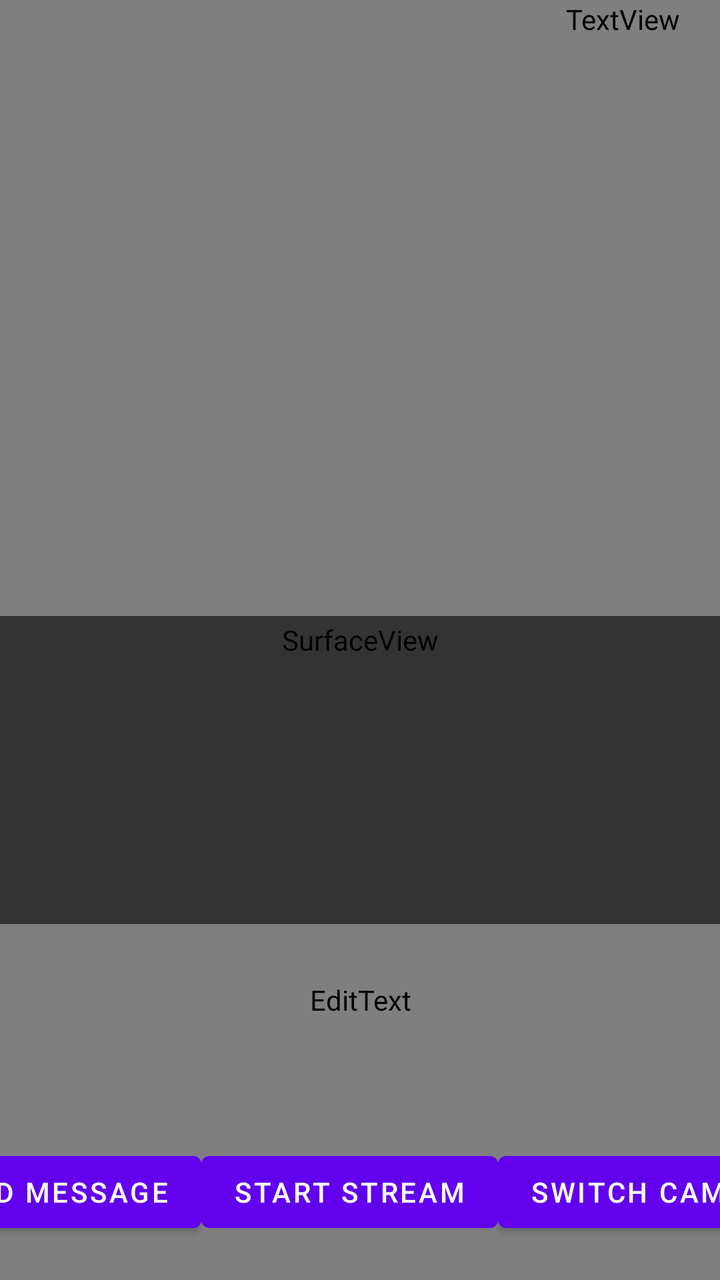
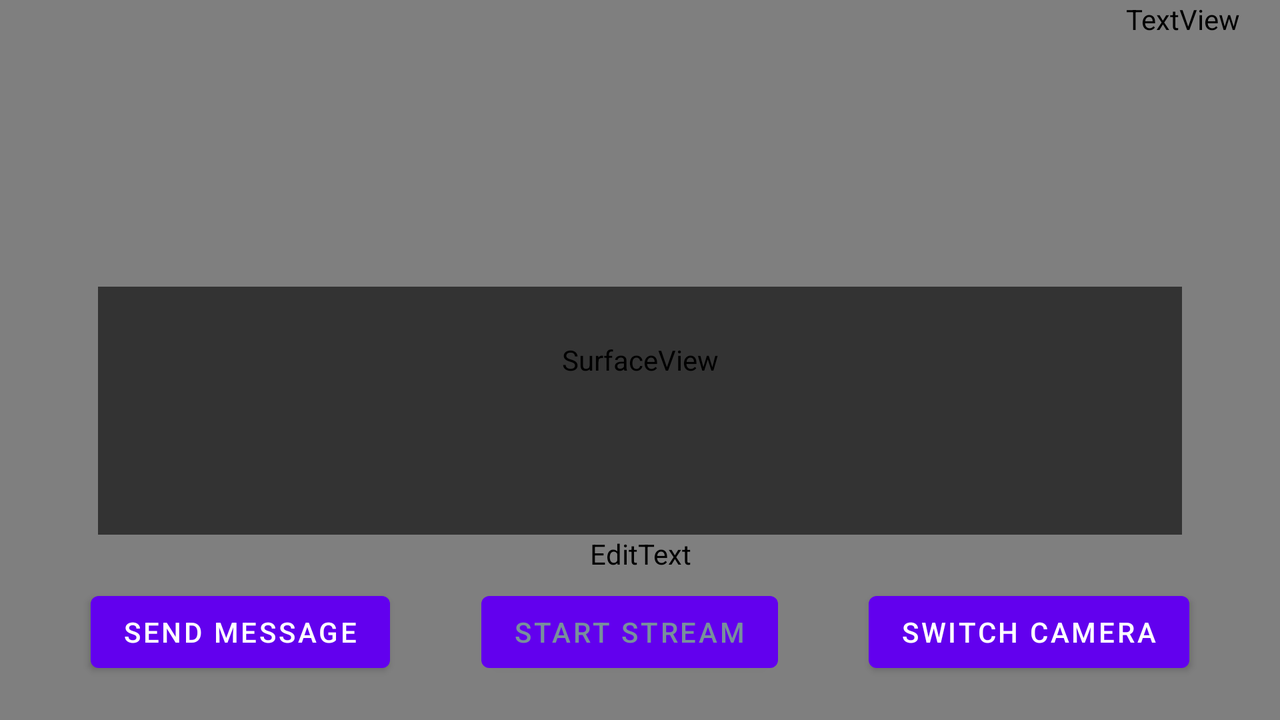

One screen, two layout resources from the same app: the default and the repository's alternative for another configuration. Each is rendered where Android would select it; the XML of both is given below.
<!-- AndroidManifest.xml: application theme AppTheme -->
<!-- res/layout/activity_custom.xml -->
<?xml version="1.0" encoding="utf-8"?>
<androidx.drawerlayout.widget.DrawerLayout xmlns:android="http://schemas.android.com/apk/res/android"
    xmlns:tools="http://schemas.android.com/tools"
    xmlns:app="http://schemas.android.com/apk/res-auto"
    android:layout_width="match_parent"
    android:layout_height="match_parent"
    tools:openDrawer="start"
    android:id="@+id/activity_custom"
    >

  <androidx.constraintlayout.widget.ConstraintLayout
      android:layout_width="match_parent"
      android:layout_height="match_parent"
      >

    <SurfaceView
        android:id="@+id/surfaceView"
        android:layout_width="match_parent"
        android:layout_height="match_parent"
        tools:layout_editor_absoluteX="-189dp"
        tools:layout_editor_absoluteY="-16dp" />

    <EditText
        android:id="@+id/send_text_message"
        android:layout_width="match_parent"
        android:layout_height="wrap_content"
        android:layout_margin="20dp"
        android:gravity="center"
        android:inputType="textUri"
        android:minHeight="48dp"
        android:textColor="@color/appColor"
        android:textColorHint="@color/appColor"
        app:layout_constraintBottom_toTopOf="@+id/b_start_stop"
        app:layout_constraintTop_toTopOf="parent"
        app:layout_constraintVertical_bias="0.972"
        tools:layout_editor_absoluteX="15dp" />

    <ScrollView
        android:id="@+id/chat_scrollview"
        android:layout_width="370dp"
        android:layout_height="154dp"
        android:background="#99000000"
        app:layout_constraintBottom_toTopOf="@+id/send_text_message"
        app:layout_constraintEnd_toEndOf="parent"
        app:layout_constraintHorizontal_bias="0.39"
        app:layout_constraintStart_toStartOf="parent"
        app:layout_constraintTop_toTopOf="@+id/surfaceView"
        app:layout_constraintVertical_bias="0.916">

      <LinearLayout
          android:id="@+id/chat_linear"
          android:layout_width="match_parent"
          android:layout_height="wrap_content"
          android:orientation="vertical">

        <TextView
            android:id="@+id/chat_textView"
            android:layout_width="match_parent"
            android:layout_height="wrap_content"
            android:textColor="@android:color/white"
            android:textSize="20sp" />
      </LinearLayout>
    </ScrollView>

    <Button
        android:id="@+id/b_record"
        android:layout_width="wrap_content"
        android:layout_height="wrap_content"
        android:layout_marginBottom="20dp"
        android:minHeight="48dp"
        android:text="@string/send_message"
        app:layout_constraintBottom_toBottomOf="parent"
        app:layout_constraintEnd_toStartOf="@id/b_start_stop"
        app:layout_constraintHorizontal_chainStyle="spread"
        app:layout_constraintStart_toStartOf="parent" />

    <Button
        android:id="@+id/b_start_stop"
        android:layout_width="wrap_content"
        android:layout_height="wrap_content"
        android:layout_marginBottom="20dp"
        android:minHeight="48dp"
        android:text="@string/start_button"
        app:layout_constraintBottom_toBottomOf="parent"
        app:layout_constraintEnd_toStartOf="@id/switch_camera"
        app:layout_constraintStart_toEndOf="@id/b_record" />

    <Button
        android:id="@+id/switch_camera"
        android:layout_width="wrap_content"
        android:layout_height="wrap_content"
        android:layout_marginBottom="20dp"
        android:minHeight="48dp"
        android:text="@string/switch_camera_button"
        app:layout_constraintBottom_toBottomOf="parent"
        app:layout_constraintEnd_toEndOf="parent"
        app:layout_constraintStart_toEndOf="@id/b_start_stop" />

    <TextView
        android:textColor="@color/appColor"
        android:id="@+id/tv_bitrate"
        android:layout_width="wrap_content"
        android:layout_height="wrap_content"
        android:layout_margin="20dp"
        app:layout_constraintEnd_toEndOf="parent"
        tools:ignore="MissingConstraints" />
  </androidx.constraintlayout.widget.ConstraintLayout>

  <com.google.android.material.navigation.NavigationView
      android:layout_width="wrap_content"
      android:layout_height="match_parent"
      android:layout_gravity="start"
      android:paddingBottom="30dp"
      android:fitsSystemWindows="true"
      app:headerLayout="@xml/options_header"
      android:id="@+id/nv_rtp"
      >
  </com.google.android.material.navigation.NavigationView>
</androidx.drawerlayout.widget.DrawerLayout>
<!-- resources referenced by this layout -->
<resources>
  <string name="send_message">Send Message</string>
  <string name="start_button">Start stream</string>
  <string name="switch_camera_button">Switch camera</string>
</resources>
<!-- res/layout-land/activity_custom.xml (the repository's variant of the layout above) -->
<!-- drawn on the phone turned sideways -->
<?xml version="1.0" encoding="utf-8"?>
<androidx.drawerlayout.widget.DrawerLayout xmlns:android="http://schemas.android.com/apk/res/android"
    xmlns:tools="http://schemas.android.com/tools"
    xmlns:app="http://schemas.android.com/apk/res-auto"
    android:layout_width="match_parent"
    android:layout_height="match_parent"
    tools:openDrawer="start"
    android:id="@+id/activity_custom"
    >

  <androidx.constraintlayout.widget.ConstraintLayout
      android:layout_width="match_parent"
      android:layout_height="match_parent"
      >

    <SurfaceView
        android:layout_width="match_parent"
        android:layout_height="match_parent"
        android:id="@+id/surfaceView"
        />

    <EditText
        android:id="@+id/send_text_message"
        android:layout_width="match_parent"
        android:layout_height="wrap_content"
        android:layout_margin="20dp"
        android:gravity="center"
        android:inputType="textUri"
        android:minHeight="48dp"
        android:textColor="@color/appColor"
        android:textColorHint="@color/appColor"
        app:layout_constraintBottom_toBottomOf="@+id/surfaceView"
        app:layout_constraintTop_toTopOf="parent"
        app:layout_constraintVertical_bias="0.909"
        tools:ignore="SpeakableTextPresentCheck"
        tools:layout_editor_absoluteX="40dp"
        android:autofillHints="" />

    <ScrollView
        android:id="@+id/chat_scrollview"
        android:layout_width="542dp"
        android:layout_height="124dp"
        android:background="#99000000"
        app:layout_constraintBottom_toTopOf="@+id/send_text_message"
        app:layout_constraintEnd_toEndOf="parent"
        app:layout_constraintStart_toStartOf="parent">

      <LinearLayout
          android:id="@+id/chat_linear"
          android:layout_width="match_parent"
          android:layout_height="wrap_content"
          android:orientation="vertical">

        <TextView
            android:id="@+id/chat_textView"
            android:layout_width="match_parent"
            android:layout_height="wrap_content"
            android:textColor="@android:color/white"
            android:textSize="20sp" />
      </LinearLayout>
    </ScrollView>

    <Button
        android:id="@+id/b_record"
        android:layout_width="wrap_content"
        android:layout_height="wrap_content"
        android:layout_marginBottom="20dp"
        android:minHeight="48dp"
        android:text="@string/send_message"
        app:layout_constraintBottom_toBottomOf="parent"
        app:layout_constraintEnd_toStartOf="@id/b_start_stop"
        app:layout_constraintHorizontal_chainStyle="spread"
        app:layout_constraintStart_toStartOf="parent" />

    <Button
        android:id="@+id/b_start_stop"
        android:layout_width="wrap_content"
        android:layout_height="wrap_content"
        android:layout_marginBottom="20dp"
        android:minHeight="48dp"
        android:text="@string/start_button"
        android:textColor="#78909C"
        app:layout_constraintBottom_toBottomOf="parent"
        app:layout_constraintEnd_toStartOf="@id/switch_camera"
        app:layout_constraintStart_toEndOf="@id/b_record" />

    <Button
        android:id="@+id/switch_camera"
        android:layout_width="wrap_content"
        android:layout_height="wrap_content"
        android:layout_marginBottom="20dp"
        android:minHeight="48dp"
        android:text="@string/switch_camera_button"
        app:layout_constraintBottom_toBottomOf="parent"
        app:layout_constraintEnd_toEndOf="parent"
        app:layout_constraintStart_toEndOf="@id/b_start_stop" />

    <TextView
        android:textColor="@color/appColor"
        android:id="@+id/tv_bitrate"
        android:layout_width="wrap_content"
        android:layout_height="wrap_content"
        android:layout_margin="20dp"
        app:layout_constraintEnd_toEndOf="parent"
        tools:ignore="MissingConstraints" />
  </androidx.constraintlayout.widget.ConstraintLayout>

  <com.google.android.material.navigation.NavigationView
      android:layout_width="wrap_content"
      android:layout_height="match_parent"
      android:layout_gravity="start"
      android:paddingBottom="30dp"
      android:fitsSystemWindows="true"
      app:headerLayout="@xml/options_header"
      android:id="@+id/nv_rtp"
      >
  </com.google.android.material.navigation.NavigationView>
</androidx.drawerlayout.widget.DrawerLayout>
